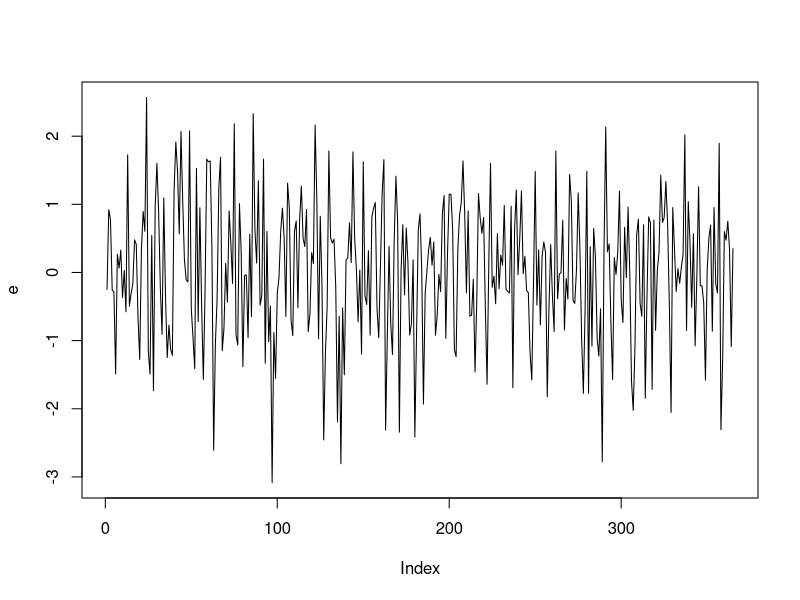
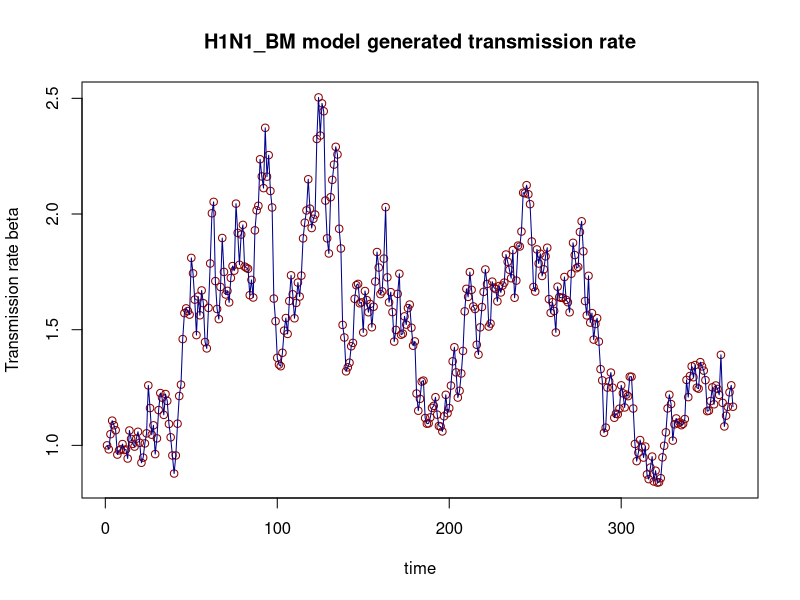
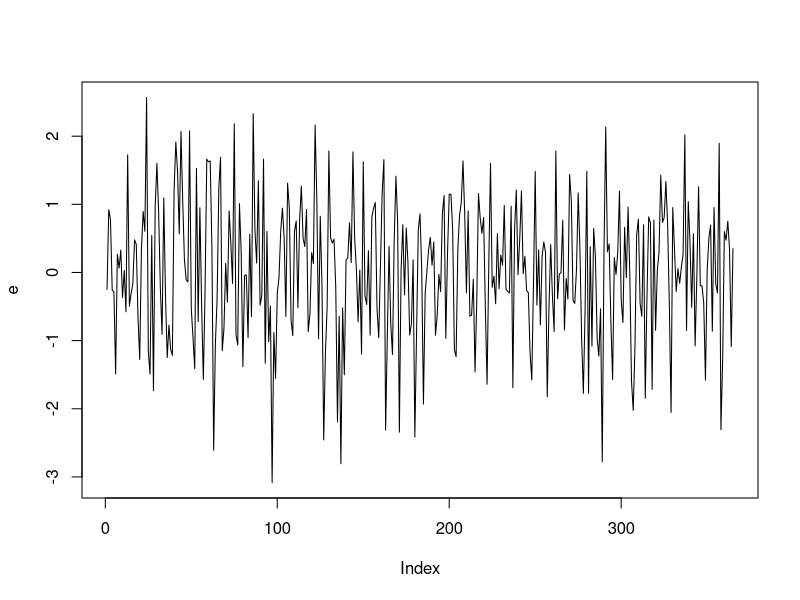
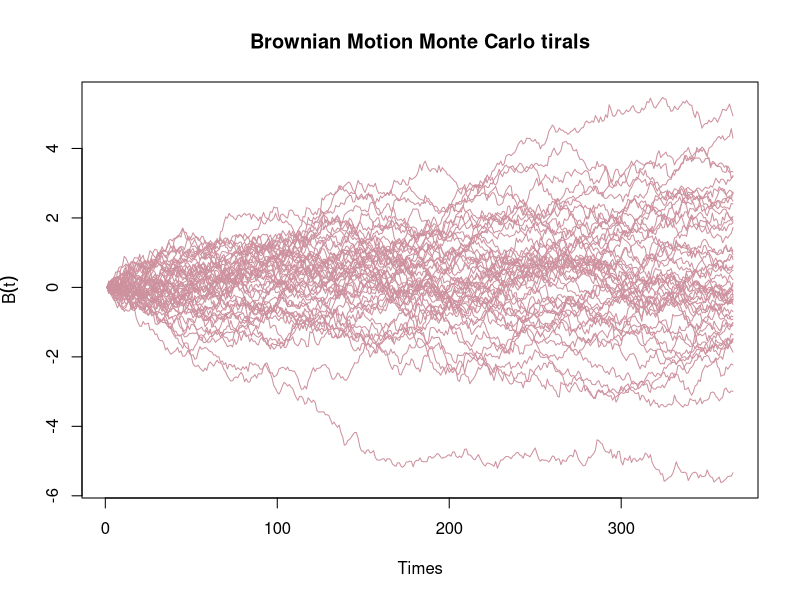
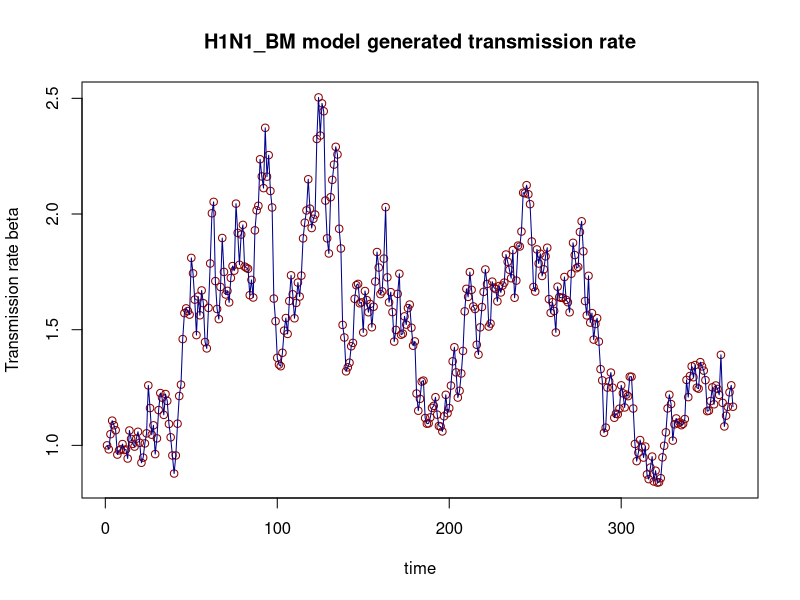
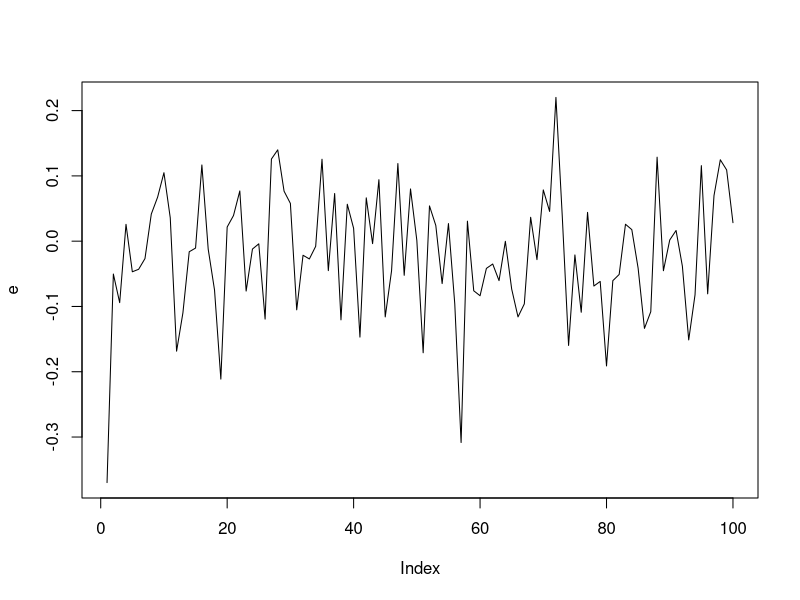
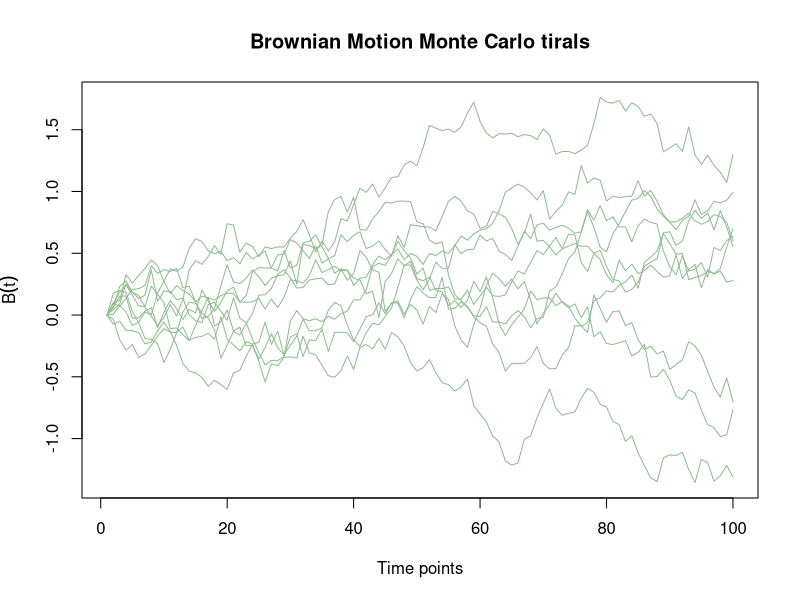
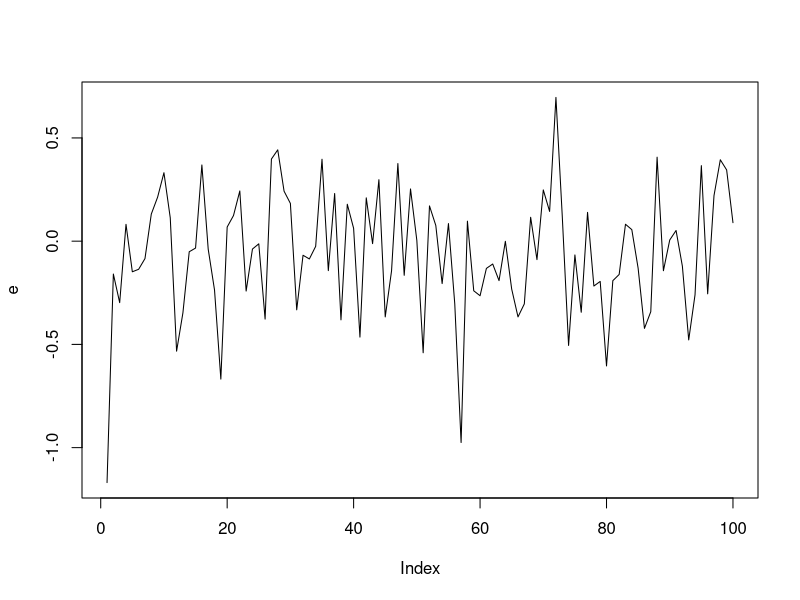

These charts were generated, in order, by the following R code: (Note: this script raises an error after producing the figures.)
## ---- chunk 1
#Use log_normal obs dis-method 1
rm(list=ls())
require(deSolve)
set.seed(5204) 
times <- 1:365
sigma=0.07
## first, simulate a set of random deviates
# e <- rnorm(n = length(times) , sd = 1)
e <- rnorm(n = length(times) ,mean=0, sd = 1)
plot(e,type='l')
ornstein_uhlenbeck <- function(n,x0,lens,e){
  dt <- 1
  x<-vector(length=lens)
  for (i in 1:n) {
    if (i==1){x[i]=x0}
    else{
      x[i]  <-  x[i-1] + e[i-1]}
  }
  
  return(x)
}
tims=365
times = 1:tims
x = ornstein_uhlenbeck(tims, x0=0, tims,e)
# write.csv(e,"simulateh1n1x2.csv")
beta<- exp(sigma*x)
# plot(beta,type='l')
plot(beta,type='p',ylab="Transmission rate beta",xlab="time",col="darkred",main="H1N1_BM model generated transmission rate")
lines(beta,col="darkblue")
# write.csv(beta,"simulateh1n1beta2.csv")
## ---- chunk 2
#Use log_normal obs dis-method 2: correct
rm(list=ls())
require(deSolve)
set.seed(5204)
## first, simulate a set of random deviates
tims=365
times = 1:tims
e <- rnorm(n = length(times) ,mean=0, sd = 1)
plot(e,type='l')
ornstein_uhlenbeck <- function(n,sigma,x0,lens,e){
  dt <- 1
  x<-vector(length=lens)
  for (i in 1:n) {
    if (i==1){x[i]=x0}
    else{
      x[i]  <-  x[i-1] + sigma*e[i-1]}
  }
  
  return(x)
}
# e = rnorm(n = length(times) , sd = 1)
x = ornstein_uhlenbeck(tims, sigma=0.07,x0=0, tims,e)
e<-replicate(n=50, ornstein_uhlenbeck(tims, sigma=0.1,x0=0, tims,rnorm(n = length(times) , sd = 1)))
tim<-replicate(n=50,times)
es = ncol(e)

for (i in 1:es) {
  if (i == 1){
    plot(e[,1], col="pink3", type = "l",
         ylim = c(min(e), max(e)),
         xlab = 'Times', ylab = expression(B(t)),main="Brownian Motion Monte Carlo tirals")
  }
  else{
    lines(e[,i], col="pink3")
  }
}

beta<- exp(x)

plot(beta,type='p',ylab="Transmission rate beta",xlab="time",col="darkred",main="H1N1_BM model generated transmission rate")
lines(beta,col="darkblue")

## ---- chunk 3
#Use log_normal obs dis-method 2: general case-web check 1
rm(list=ls())
set.seed(531)
## first, simulate a set of random deviates: Time=1, n=lens=100 partitions, delta t=1/100
tims=1
times<-seq(0.01,1,1/100)
e <- rnorm(n = 100 ,mean=0, sd = sqrt(1/100))
plot(e,type='l')
ornstein_uhlenbeck <- function(T,n,x0,lens,e){
  dt <- T/n
  x<-vector(length=lens)
  for (i in 1:n) {
    if (i==1){x[i]=x0}
    else{
      x[i]  <-  x[i-1] + e[i-1]}
  }
  
  return(x)
}

# e = rnorm(n = length(times) , sd = 1)
# x = ornstein_uhlenbeck(tims, sigma=0.07,x0=0, tims,e)
e<-replicate(n=10, ornstein_uhlenbeck(T=1,n=100, x0=0, 100,rnorm(n = 100 , sd = sqrt(1/100))))
tim<-replicate(n=10,times)
es = ncol(e)

for (i in 1:es) {
  if (i == 1){
    plot(e[,1], col="darkseagreen", type = "l",
         ylim = c(min(e), max(e)),
         xlab = 'Time points', ylab = expression(B(t)),main="Brownian Motion Monte Carlo tirals")
  }
  else{
    lines(e[,i], col="darkseagreen")
  }
}
## ---- chunk 4
#Use log_normal obs dis-method 2: general case-web check 2
rm(list=ls())
set.seed(531)
## first, simulate a set of random deviates: Time=10, n=lens=100 partitions, delta t=10/100
tims=10
times<-seq(0.1,10,10/100) 

e <- rnorm(n = 100 ,mean=0, sd = sqrt(10/100))
plot(e,type='l')
ornstein_uhlenbeck <- function(T,n,x0,lens,e){
  dt <- T/n
  x<-vector(length=lens)
  for (i in 1:n) {
    if (i==1){x[i]=x0}
    else{
      x[i]  <-  x[i-1] + e[i-1]}
  }
  
  return(x)
}

# e = rnorm(n = length(times) , sd = 1)
# x = ornstein_uhlenbeck(tims, sigma=0.07,x0=0, tims,e)
e<-replicate(n=50, ornstein_uhlenbeck(T=10,n=100, x0=0, 100,rnorm(n = 100 , sd = sqrt(10/100))))
tim<-replicate(n=50,times)
es = ncol(e)

for (i in 1:es) {
  if (i == 1){
    plot(e[,1], col="darkseagreen", type = "l",
         ylim = c(min(e), max(e)),
         xlab = 'Time points', ylab = expression(B(t)),main="Brownian Motion Monte Carlo tirals")
  }
  else{
    lines(e[,i], col="darkseagreen")
  }
}
for (i in 1:es) {
  if (i == 1){
    plot(e[,1]/tim[,1], col="cornflowerblue", type = "l",
         ylim = c(min(e), max(e)),
         xlab = 'Time points', ylab = expression(B(t)/t),main="Brownian Motion long-time behaviour ")
  }
  else{
    lines(e[,i]/tim[,i], col="cornflowerblue")
  }
}
## ---- chunk 5
#Use log_normal obs dis-method 2: general case-web check 3
rm(list=ls())
set.seed(531)
## first, simulate a set of random deviates: Time=500, n=lens=5000 partitions, delta t=500/5000
tims=500
times<-seq(0.1,500,500/5000)

e <- rnorm(n = 5000 ,mean=0, sd = sqrt(500/5000))
plot(e,type='l')
ornstein_uhlenbeck <- function(T,n,x0,lens,e){
  dt <- T/n
  x<-vector(length=lens)
  for (i in 1:n) {
    if (i==1){x[i]=x0}
    else{
      x[i]  <-  x[i-1] + e[i-1]}
  }
  
  return(x)
}

# e = rnorm(n = length(times) , sd = 1)
# x = ornstein_uhlenbeck(tims, sigma=0.07,x0=0, tims,e)
e<-replicate(n=100, ornstein_uhlenbeck(T=500,n=5000, x0=0, lens=5000,e=rnorm(n = 5000 , sd = sqrt(500/5000))))
tim<-replicate(n=100,times)
es = ncol(e)

for (i in 1:es) {
  if (i == 1){
    plot(e[,1], col="darkseagreen", type = "l",
         ylim = c(min(e), max(e)),
         xlab = 'Time points', ylab = expression(B(t)),main="Brownian Motion Monte Carlo tirals")
  }
  else{
    lines(e[,i], col="darkseagreen")
  }
}
for (i in 1:es) {
  if (i == 1){
    plot(e[,1]/tim[,1], col="cornflowerblue", type = "l",
         ylim = c(min(e), max(e)),
         xlab = 'Time points', ylab = expression(B(t)/t),main="Brownian Motion long-time behaviour ")
  }
  else{
    lines(e[,i]/tim[,i], col="cornflowerblue")
  }
}
## ---- chunk 6
#Use log_normal obs dis-method 3: cumsum questionable
set.seed(5204)
rm(list=ls())
require(deSolve)
times <- 1:365
sigma <- 0.07
# first, simulate a set of random deviates
e <- rnorm(n = length(times) , sd = 1)
# # now compute their cumulative sum
# e <- c(0, cumsum(e))
e <- cumsum(e)
plot(e,type='l')
beta<- exp(sigma*e)
plot(beta,type='p',ylab="Transmission rate beta",xlab="time",col="darkred",main="H1N1_BM model generated transmission rate")
lines(beta,col="darkblue")
## ---- chunk 7
#Use log_normal obs dis-method 3: general case-web check 1
rm(list=ls())
# set.seed(531)
## first, simulate a set of random deviates: Time=1, n=lens=100 partitions, delta t=1/100
tims=1
times<-seq(0.01,1,1/100)
e <- rnorm(n = 100 ,mean=0, sd = sqrt(1/100))
plot(e,type='l')

e<-replicate(n=10,cumsum(rnorm(n = 100 , sd = sqrt(1/100))))
tim<-replicate(n=10,times)
es = ncol(e)

for (i in 1:es) {
  if (i == 1){
    plot(e[,1], col="darkseagreen", type = "l",
         ylim = c(min(e), max(e)),
         xlab = 'Time points', ylab = expression(B(t)),main="Brownian Motion Monte Carlo tirals")
  }
  else{
    lines(e[,i], col="darkseagreen")
  }
}
## ---- chunk 8
#Use log_normal obs dis-method 3: general case-web check 2
rm(list=ls())
set.seed(531)
## first, simulate a set of random deviates: Time=10, n=lens=100 partitions, delta t=10/100
tims=10
times<-seq(0.1,10,10/100) 

e <- rnorm(n = 100 ,mean=0, sd = sqrt(10/100))
plot(e,type='l')
e<-replicate(n=50,cumsum(rnorm(n = 100 , sd = sqrt(10/100))))
tim<-replicate(n=50,times)
es = ncol(e)

for (i in 1:es) {
  if (i == 1){
    plot(e[,1], col="darkseagreen", type = "l",
         ylim = c(min(e), max(e)),
         xlab = 'Time points', ylab = expression(B(t)),main="Brownian Motion Monte Carlo tirals")
  }
  else{
    lines(e[,i], col="darkseagreen")
  }
}
for (i in 1:es) {
  if (i == 1){
    plot(e[,1]/tim[,1], col="cornflowerblue", type = "l",
         ylim = c(min(e), max(e)),
         xlab = 'Time points', ylab = expression(B(t)/t),main="Brownian Motion long-time behaviour ")
  }
  else{
    lines(e[,i]/tim[,i], col="cornflowerblue")
  }
}
## ---- chunk 9
#Use log_normal obs dis-method 3: general case-web check 3
rm(list=ls())
# set.seed(531)
## first, simulate a set of random deviates: Time=500, n=lens=5000 partitions, delta t=500/5000
tims=500
times<-seq(0.1,500,500/5000)

e <- rnorm(n = 5000 ,mean=0, sd = sqrt(500/5000))
plot(e,type='l')

e<-replicate(n=5000,cumsum(rnorm(n = 5000 , sd = sqrt(500/5000))))
tim<-replicate(n=5000,times)
es = ncol(e)

for (i in 1:es) {
  if (i == 1){
    plot(e[,1], col="darkseagreen", type = "l",
         ylim = c(min(e), max(e)),
         xlab = 'Time points', ylab = expression(B(t)),main="Brownian Motion Monte Carlo tirals")
  }
  else{
    lines(e[,i], col="darkseagreen")
  }
}
for (i in 1:es) {
  if (i == 1){
    plot(e[,1]/tim[,1], col="cornflowerblue", type = "l",
         ylim = c(min(e), max(e)),
         xlab = 'Time points', ylab = expression(B(t)/t),main="Brownian Motion long-time behaviour ")
  }
  else{
    lines(e[,i]/tim[,i], col="cornflowerblue")
  }
}
## ---- chunk 10
#Use log_normal obs dis-using method 2
rm(list=ls())
require(deSolve)
set.seed(5227) #5220 5222 5224 5226
times <- 1:365
N=52196381
## first, simulate a set of random deviates
e <- rnorm(n = length(times) ,mean=0, sd = 1)
plot(e,type='l')
ornstein_uhlenbeck <- function(n,sigma,x0,lens,e){
  dt <- 1
  x<-vector(length=lens)
  for (i in 1:n) {
    if (i==1){x[i]=x0}
    else{
      x[i]  <-  x[i-1] + sigma*e[i-1]}
  }
  
  return(x)
}
tims=365
times = 1:tims
x = ornstein_uhlenbeck(tims, sigma=0.07,x0=0, tims,e)

beta<- exp(x)

# plot(beta,type='p',ylab=TeX(r"(Transmission rate $\beta$)"),xlab="time",col="darkred",main="H1N1_BM model generated transmission rate")
plot(beta,type='p',ylab="Transmission rate beta",xlab="time",col="darkred",main="H1N1_BM model generated transmission rate")
lines(beta,col="darkblue")
write.csv(beta,"h1n1bmdg_beta1.csv")
#Put the function to the top db checking the text of beta
H1N1 <- function(time, current_state, params){
  
  with(as.list(c(current_state, params)),{
    
    # N <- S+E+I+R
    dt <- 1
    dS <- -beta[t]*S*I/N
    dE <- beta[t]*S*I/N - E/k
    dI <- E/k - I/gamma
    dR <- I/gamma
    
    return(list(c(dt, dS, dE, dI, dR)))
  })
}


# params <- c(k=1.59, gamma=1.08)
params <- c(k=2, gamma=5, beta=beta)       ####parameter tunning step
library('truncnorm')
R0 <- rtruncnorm(1, a=0, b=1, mean = 0.15, sd = 0.15)
E0 <-runif(1,-16, -9)
I0 <-runif(1,-16, -9)
#x <-runif(1, -5,2)
S <- N
R <- R0*S
S <- S - R

E <- exp(E0 + log(S))
S <- S - E
I <- exp(I0 + log(S))
S <- S - I


initial_state<- c(t=1, S=S, E=E, I=I, R=R)
#initial_state <- c(t=1,S=52196380, E=1, I=0, R=0)
model1 <- ode(initial_state, times, H1N1, params)

summary(model1)

matplot(model1, type="l", lty=1, main="Generated H1N1_BM Model Trajectories", xlab="Time",ylab = "Counts")
legend <- colnames(model1)[3:6]
legend("right", legend=legend, col=3:6, lty = 1)

Z1 <-model1[,4]/2 #############

tau1 <- 0.1#runif(1,0,1)
Y1 <-vector(length = 365)
for (i in 1:365){
  Y1[i]<- rlnorm(1,log(Z1[i]/5),tau1)
}
plot(Y1,type='p',ylab="Daily incidence Y",xlab="time",col="darkred",main="H1N1_BM model generated observation")
lines(Y1,col="darkblue")
write.csv(Y1,"h1n1bmdg_y1.csv")
write.csv(model1,"h1n1bmdg_model1.csv")

## ---- chunk 11
#Use log_normal obs dis-using method 3
rm(list=ls())
require(deSolve)
set.seed(5227) #5204 5205 5207 5209 5210 5213
times <- 1:365
N=52196381
## first, simulate a set of random deviates
e <- rnorm(n = length(times) , sd = 1)
plot(e,type='l')
x <- cumsum(e)

sigma = 0.07
beta<- exp(sigma*x)

plot(beta,type='p',ylab=TeX(r"(Transmission rate $\beta$)"),xlab="time",col="darkred",main="H1N1_BM model generated transmission rate")
lines(beta,col="darkblue")
write.csv(beta,"h1n1bmdg_beta2.csv")
H1N1 <- function(time, current_state, params){
  
  with(as.list(c(current_state, params)),{
    
    # N <- S+E+I+R
    dt <- 1
    dS <- -beta[t]*S*I/N
    dE <- beta[t]*S*I/N - E/k
    dI <- E/k - I/gamma
    dR <- I/gamma
    
    return(list(c(dt, dS, dE, dI, dR)))
  })
}


# params <- c(k=1.59, gamma=1.08)
params <- c(k=2, gamma=5, beta=beta)       ####parameter tunning step
library('truncnorm')
R0 <- rtruncnorm(1, a=0, b=1, mean = 0.15, sd = 0.15)
E0 <-runif(1,-16, -9)
I0 <-runif(1,-16, -9)
#x <-runif(1, -5,2)
S <- N
R <- R0*S
S <- S - R

E <- exp(E0 + log(S))
S <- S - E
I <- exp(I0 + log(S))
S <- S - I


initial_state<- c(t=1, S=S, E=E, I=I, R=R)
#initial_state <- c(t=1,S=52196380, E=1, I=0, R=0)
model1 <- ode(initial_state, times, H1N1, params)

summary(model1)

matplot(model1, type="l", lty=1, main="Generated H1N1_BM Model Trajectories", xlab="Time",ylab = "Counts")
legend <- colnames(model1)[3:6]
legend("right", legend=legend, col=3:6, lty = 1)

Z1 <-model1[,4]/2

tau1 <- 0.1#runif(1,0,1)
Y1 <-vector(length = 365)
for (i in 1:365){
  #Y1[i]<- rlnorm(1,log(Z1[i,]/5),tau1)
  Y1[i]<- rlnorm(1,log(Z1[i]/5),tau1)
}
plot(Y1,type='p',ylab="Daily incidence Y",xlab="time",col="darkred",main="H1N1_BM model generated observation")
lines(Y1,col="darkblue")
write.csv(Y1,"h1n1bmdg_y2.csv")
write.csv(model1,"h1n1bmdg_model2.csv")

## ---- chunk 12
#Use Poisson obs dis
rm(list=ls())
require(deSolve)
set.seed(5227) #5204 5205 5207 5209 5210 5213
times <- 1:365
N=52196381
## first, simulate a set of random deviates
e <- rnorm(n = length(times) ,mean=0, sd = 1)
plot(e,type='l')
ornstein_uhlenbeck <- function(n,sigma,x0,lens,e){
  dt <- 1
  x<-vector(length=lens)
  for (i in 1:n) {
    if (i==1){x[i]=x0}
    else{
      x[i]  <-  x[i-1] + sigma*e[i-1]}
  }
  
  return(x)
}
tims=365
times = 1:tims
x = ornstein_uhlenbeck(tims, sigma=0.07,x0=0, tims,e)

beta<- exp(x)

plot(beta,type='p',ylab=TeX(r"(Transmission rate $\beta$)"),xlab="time",col="darkred",main="H1N1_BM model generated transmission rate")
lines(beta,col="darkblue")
write.csv(beta,"h1n1bmdg_beta3.csv")
H1N1 <- function(time, current_state, params){
  
  with(as.list(c(current_state, params)),{
    
    N <- S+E+I+R
    dt <- 1
    dS <- -beta[t]*S*I/N
    dE <- beta[t]*S*I/N - E/k
    dI <- E/k - I/gamma
    dR <- I/gamma
    
    return(list(c(dt, dS, dE, dI, dR)))
  })
}


# params <- c(k=1.59, gamma=1.08)
params <- c(k=2, gamma=5,beta=beta)       ####parameter tunning step
library('truncnorm')
R0 <- rtruncnorm(1, a=0, b=1, mean = 0.15, sd = 0.15)
E0 <-runif(1,-16, -9)
I0 <-runif(1,-16, -9)
#x <-runif(1, -5,2)
S <- N
R <- R0*S
S <- S - R

E <- exp(E0 + log(S))
S <- S - E
I <- exp(I0 + log(S))
S <- S - I


initial_state<- c(t=1, S=S, E=E, I=I, R=R)
#initial_state <- c(t=1,S=52196380, E=1, I=0, R=0)
model1 <- ode(initial_state, times, H1N1, params)

summary(model1)

matplot(model1, type="l", lty=1, main="Generated H1N1_BM Model Trajectories", xlab="Time",ylab = "Counts")
legend <- colnames(model1)[3:6]
legend("right", legend=legend, col=3:6, lty = 1)

Z1 <-model1[,4]/2

Y1 <-vector(length = 365)
for (i in 1:365){
  Y1[i]<- rpois(1,Z1[i]/5)
}
plot(Y1,type='p',ylab="Daily incidence Y",xlab="time",col="darkred",main="H1N1_BM model generated observation")
lines(Y1,col="darkblue")
write.csv(Y1,"h1n1bmdg_y3.csv")
write.csv(model1,"h1n1bmdg_model3.csv")
## ---- chunk 13
#Use Poisson obs dis-using method 3
rm(list=ls())
require(deSolve)
set.seed(5216) #5204 5205 5207 5209 5210 5213
times <- 1:365
N=52196381
## first, simulate a set of random deviates
e <- rnorm(n = length(times) , sd = 1)
plot(e,type='l')
x <- cumsum(e)

sigma = 0.07
beta<- exp(sigma*x)

plot(beta,type='p',ylab=TeX(r"(Transmission rate $\beta$)"),xlab="time",col="darkred",main="H1N1_BM model generated transmission rate")
lines(beta,col="darkblue")
write.csv(beta,"h1n1bmdg_beta4.csv")
H1N1 <- function(time, current_state, params){
  
  with(as.list(c(current_state, params)),{
    
    # N <- S+E+I+R
    dt <- 1
    dS <- -beta[t]*S*I/N
    dE <- beta[t]*S*I/N - E/k
    dI <- E/k - I/gamma
    dR <- I/gamma
    
    return(list(c(dt, dS, dE, dI, dR)))
  })
}


# params <- c(k=1.59, gamma=1.08)
params <- c(k=2, gamma=5, beta=beta)       ####parameter tunning step
library('truncnorm')
R0 <- rtruncnorm(1, a=0, b=1, mean = 0.15, sd = 0.15)
E0 <-runif(1,-16, -9)
I0 <-runif(1,-16, -9)
#x <-runif(1, -5,2)
S <- N
R <- R0*S
S <- S - R

E <- exp(E0 + log(S))
S <- S - E
I <- exp(I0 + log(S))
S <- S - I


initial_state<- c(t=1, S=S, E=E, I=I, R=R)
#initial_state <- c(t=1,S=52196380, E=1, I=0, R=0)
model1 <- ode(initial_state, times, H1N1, params)

summary(model1)

matplot(model1, type="l", lty=1, main="Generated H1N1_BM Model Trajectories", xlab="Time",ylab = "Counts")
legend <- colnames(model1)[3:6]
legend("right", legend=legend, col=3:6, lty = 1)

Z1 <-model1[,4]/2

Y1 <-vector(length = 365)
for (i in 1:365){
  #Y1[i]<- rlnorm(1,log(Z1[i,]/5),tau1)
  Y1[i]<- rpois(1,Z1[i]/5)
}
plot(Y1,type='p',ylab="Daily incidence Y",xlab="time",col="darkred",main="H1N1_BM model generated observation")
lines(Y1,col="darkblue")
write.csv(Y1,"h1n1bmdg_y4.csv")
write.csv(model1,"h1n1bmdg_model4.csv")

## ---- chunk 14
#Use log_normal obs dis-using method 2
rm(list=ls())
require(deSolve)
set.seed(5216) #5204 5205 5207 5209 5210 5213
times <- 1:365
N=52196381
## first, simulate a set of random deviates
e <- rnorm(n = length(times) ,mean=0, sd = 1)
plot(e,type='l')
ornstein_uhlenbeck <- function(n,sigma,x0,lens,e){
  dt <- 1
  x<-vector(length=lens)
  for (i in 1:n) {
    if (i==1){x[i]=x0}
    else{
      x[i]  <-  x[i-1] + sigma*e[i-1]}
  }
  
  return(x)
}
tims=365
times = 1:tims
e = rnorm(n = length(times) , sd = 1)
x = ornstein_uhlenbeck(tims, sigma=0.07,x0=0, tims,e)

beta<- exp(x)

plot(beta,type='p',ylab=TeX(r"(Transmission rate $\beta$)"),xlab="time",col="darkred",main="H1N1_BM model generated transmission rate")
lines(beta,col="darkblue")
write.csv(beta,"h1n1bmdg_beta5.csv")
H1N1 <- function(time, current_state, params){
  
  with(as.list(c(current_state, params)),{
    
    # N <- S+E+I+R
    dt <- 1
    dS <- -beta[t]*S*I/N
    dE <- beta[t]*S*I/N - E/k
    dI <- E/k - I/gamma
    dR <- I/gamma
    
    return(list(c(dt, dS, dE, dI, dR)))
  })
}


# params <- c(k=1.59, gamma=1.08)
params <- c(k=1.59, gamma=1.08, beta=beta)       ####parameter tunning step
library('truncnorm')
R0 <- rtruncnorm(1, a=0, b=1, mean = 0.15, sd = 0.15)
E0 <-runif(1,-16, -9)
I0 <-runif(1,-16, -9)
#x <-runif(1, -5,2)
S <- N
R <- R0*S
S <- S - R

E <- exp(E0 + log(S))
S <- S - E
I <- exp(I0 + log(S))
S <- S - I


initial_state<- c(t=1, S=S, E=E, I=I, R=R)
#initial_state <- c(t=1,S=52196380, E=1, I=0, R=0)
model1 <- ode(initial_state, times, H1N1, params)

summary(model1)

matplot(model1, type="l", lty=1, main="Generated H1N1_BM Model Trajectories", xlab="Time",ylab = "Counts")
legend <- colnames(model1)[3:6]
legend("right", legend=legend, col=3:6, lty = 1)

Z1 <-model1[,4]/1.59 #############

tau1 <- 0.1#runif(1,0,1)
Y1 <-vector(length = 365)
for (i in 1:365){
  Y1[i]<- rlnorm(1,log(Z1[i]/5),tau1)
}
plot(Y1,type='p',ylab="Daily incidence Y",xlab="time",col="darkred",main="H1N1_BM model generated observation")
lines(Y1,col="darkblue")
write.csv(Y1,"h1n1bmdg_y5.csv")
write.csv(model1,"h1n1bmdg_model5.csv")

## ---- chunk 15
#Use Binomial obs dis
rm(list=ls())
require(deSolve)
set.seed(5227) #5204 5205 5207 5209 5210 5213
times <- 1:365
N=52196381
## first, simulate a set of random deviates
# e <- rnorm(n = length(times) , sd = 1)
e <- rnorm(n = length(times) ,mean=0, sd = 1)
plot(e,type='l')
ornstein_uhlenbeck <- function(n,sigma,x0,lens,e){
  dt <- 1
  x<-vector(length=lens)
  for (i in 1:n) {
    if (i==1){x[i]=x0}
    else{
      x[i]  <-  x[i-1] + sigma*e[i-1]}
  }
  
  return(x)
}
tims=365
times = 1:tims
x = ornstein_uhlenbeck(tims, sigma=0.07,x0=0, tims,e)

beta<- exp(x)

plot(beta,type='p',ylab=TeX(r"(Transmission rate $\beta$)"),xlab="time",col="darkred",main="H1N1_BM model generated transmission rate")
lines(beta,col="darkblue")

H1N1 <- function(time, current_state, params){
  
  with(as.list(c(current_state, params)),{
    
    N <- S+E+I+R
    dt <- 1
    dS <- -beta[t]*S*I/N
    dE <- beta[t]*S*I/N - E/k
    dI <- E/k - I/gamma
    dR <- I/gamma
    
    return(list(c(dt, dS, dE, dI, dR)))
  })
}


# params <- c(k=1.59, gamma=1.08)
params <- c(k=2, gamma=5)       ####parameter tunning step
library('truncnorm')
R0 <- rtruncnorm(1, a=0, b=1, mean = 0.15, sd = 0.15)
E0 <-runif(1,-16, -9)
I0 <-runif(1,-16, -9)
#x <-runif(1, -5,2)
S <- N
R <- R0*S
S <- S - R

E <- exp(E0 + log(S))
S <- S - E
I <- exp(I0 + log(S))
S <- S - I


initial_state<- c(t=1, S=S, E=E, I=I, R=R)
#initial_state <- c(t=1,S=52196380, E=1, I=0, R=0)
model1 <- ode(initial_state, times, H1N1, params)

summary(model1)

matplot(model1, type="l", lty=1, main="Generated H1N1_BM Model Trajectories", xlab="Time",ylab = "Counts")
legend <- colnames(model1)[3:6]
legend("right", legend=legend, col=3:6, lty = 1)

Z1 <-floor(model1[,4]/2)

Y1 <-vector(length = 365)
for (i in 1:365){
  #Y1[i]<- rlnorm(1,log(Z1[i,]/5),tau1)
  Y1[i]<- rbinom(1,Z1[i],1/5)
}
plot(Y1,type='p',ylab="Daily incidence Y",xlab="time",col="darkred",main="H1N1_BM model generated observation")
lines(Y1,col="darkblue")
